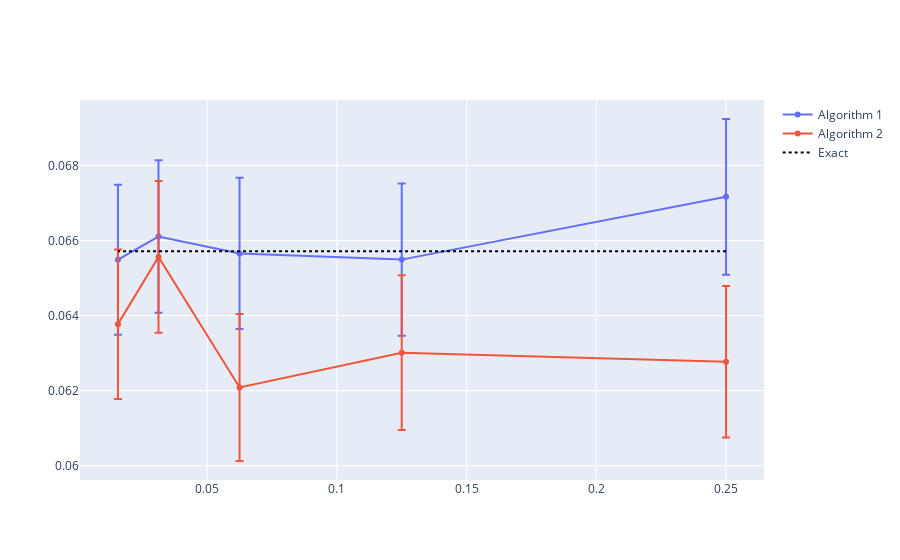

This figure's notebook cell:
### Code cell
# Prepare figure
fig = go.Figure()

# Add trace for Algorithm 1
fig.add_trace(go.Scatter(
    x=[d['h'] for d in results_algo1],
    y=[d['Algo'] for d in results_algo1],
    mode='lines+markers',
    error_y=dict(type='data', array=[d['CI'] for d in results_algo1], visible=True),
    name='Algorithm 1'
))

# Add trace for Algorithm 2
fig.add_trace(go.Scatter(
    x=[d['h'] for d in results_algo2],
    y=[d['Algo'] for d in results_algo2],
    mode='lines+markers',
    error_y=dict(type='data', array=[d['CI'] for d in results_algo2], visible=True),
    name='Algorithm 2'
))

fig.add_trace(go.Scatter(
    x=[d['h'] for d in results_algo2],   # or use a combined h-list like [0.25,0.125,0.0625]
    y=[exact]*len(results_algo2),
    mode='lines',
    line=dict(dash='dot', color='black'),
    name='Exact'
))

fig.show()

### Figure 1 — Plotly figure (JSON) as saved in the notebook; plotly's stock layout.template omitted (floating-point values rounded to 4 significant figures)
{"data": [{"error_y": {"array": [0.002074, 0.002028, 0.002014, 0.00203, 0.001998], "type": "data", "visible": true}, "mode": "lines+markers", "name": "Algorithm 1", "type": "scatter", "x": [0.25, 0.125, 0.0625, 0.03125, 0.01562], "y": [0.06716, 0.06549, 0.06565, 0.06611, 0.06549]}, {"error_y": {"array": [0.002018, 0.00206, 0.001959, 0.00202, 0.001991], "type": "data", "visible": true}, "mode": "lines+markers", "name": "Algorithm 2", "type": "scatter", "x": [0.25, 0.125, 0.0625, 0.03125, 0.01562], "y": [0.06277, 0.06301, 0.06209, 0.06556, 0.06377]}, {"line": {"color": "black", "dash": "dot"}, "mode": "lines", "name": "Exact", "type": "scatter", "x": [0.25, 0.125, 0.0625, 0.03125, 0.01562], "y": [0.06571, 0.06571, 0.06571, 0.06571, 0.06571]}], "layout": {}}
